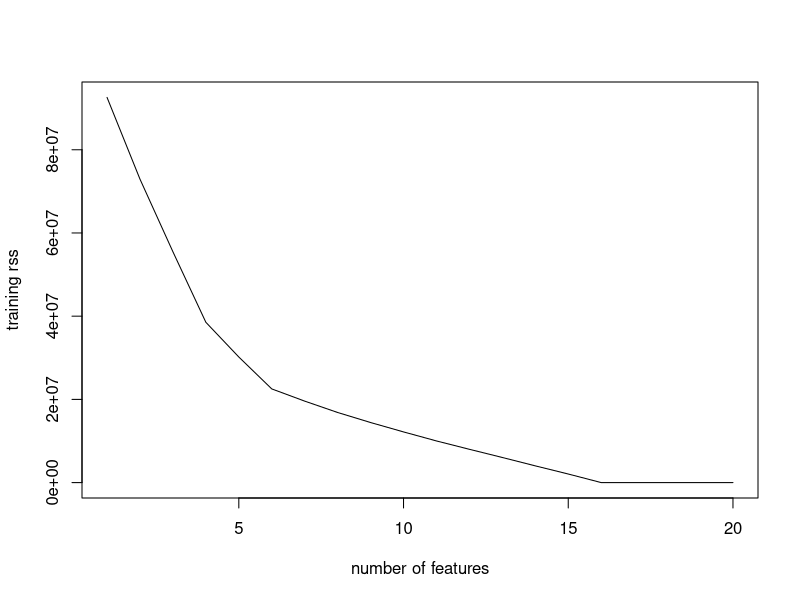
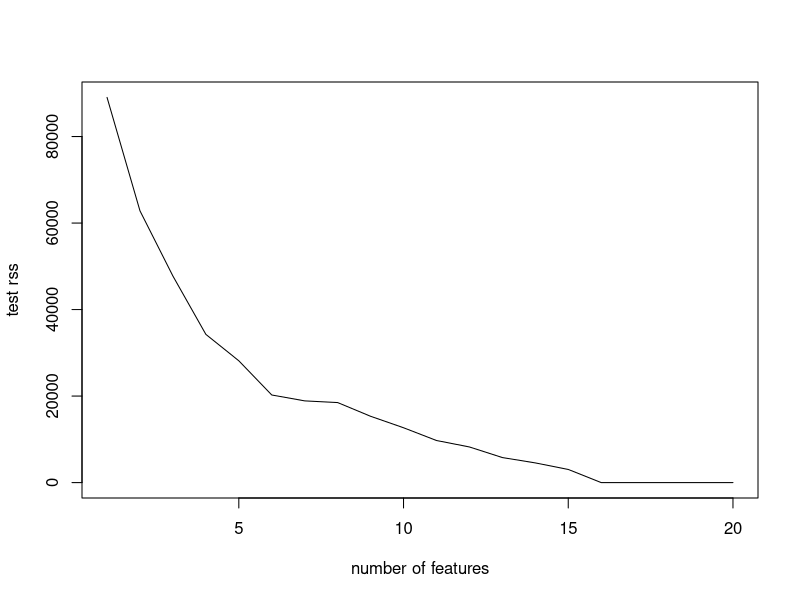
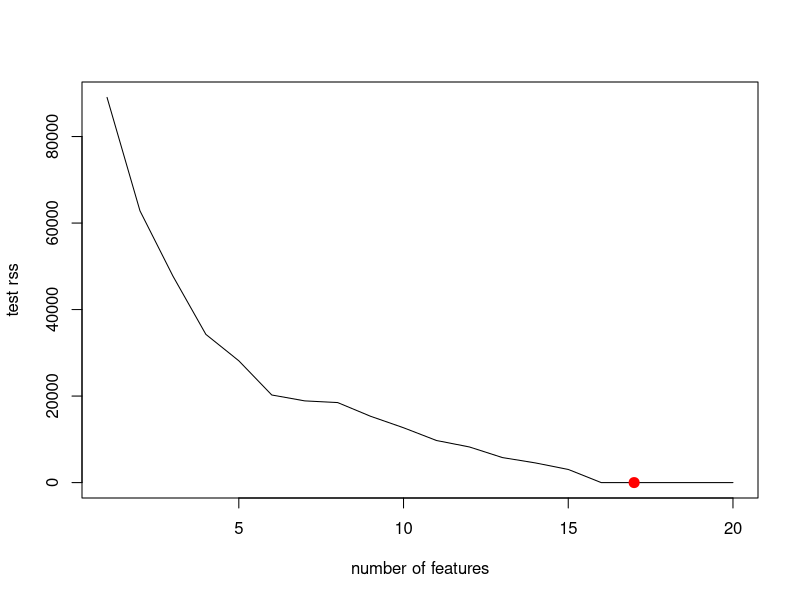
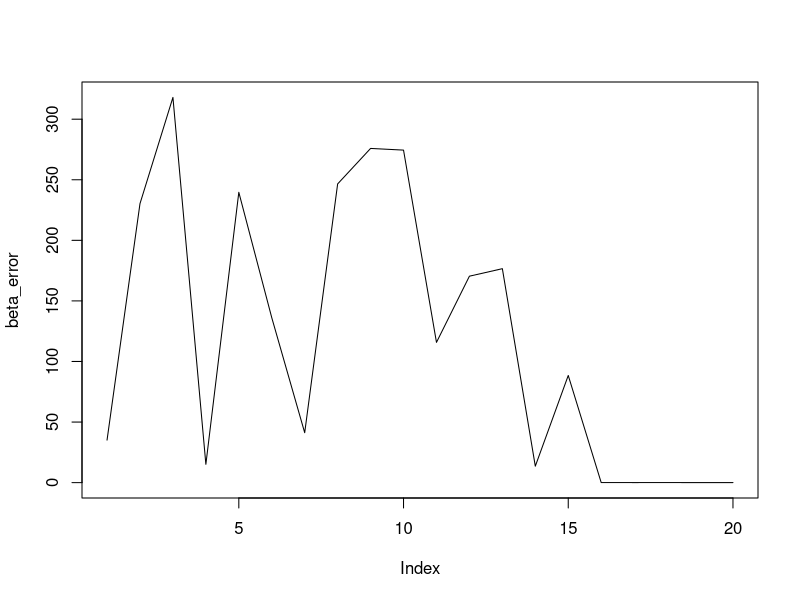

Write the R code that produced these figures, in order.
## ---- chunk 1
set.seed(100)
library(leaps)
## ---- chunk 2
set.seed(100)
p = 20
n = 1000
X = matrix(rnorm(n =p*n ,mean = 20*1:20-210 , sd=50 ),ncol = p , nrow = n,byrow = TRUE)
eps = rnorm(n , mean = 5)
beta = c(0,rep(floor(runif(n = 9,min=-3,max=1)),2),0)
y = X %*% beta+eps
data = data.frame(y=y,X)
## ---- chunk 3
train = sample(length(y),size = 0.9*length(y))
test = (-train)
y.train = y[train]
y.test = y[test]
x.train = X[train,]
x.test = model.matrix(y~. , data[test,])
xnames = colnames(x.test)
## ---- chunk 4
full.model =regsubsets(y~.,data[train,],nvmax = 20)
sum.model = summary(full.model)
plot(sum.model$rss,type = "l",xlab = "number of features", ylab="training rss")
## ---- chunk 5
test.errors = rep(0 , 20)
for (i in 1:20){
  coefi=coef(full.model,i)
  y.pred = x.test[,names(coefi)] %*% coefi
  test.errors[i] = mean(( y.test -y.pred)^2)
}
plot(test.errors,type = "l",xlab = "number of features", ylab="test rss")
## ---- chunk 6
plot(test.errors,type = "l",xlab = "number of features", ylab="test rss")
testmin=which.min(test.errors)
points(testmin,test.errors[testmin], col="red",cex=2,pch=20)
print(testmin)
## ---- chunk 7
coef(full.model,testmin)
beta
## ---- chunk 8
realcoef=c(5,beta)
names(realcoef)=xnames
beta_error = rep(0,20)
for (i in 1:20){
  coefi = rep(0,21)
  names(coefi) = xnames
  coefii = coef(full.model,i)
  coefi[names(coefii)]=coefii
  beta_error[i] = ( sum ( (realcoef-coefi) ^ 2 ) )^0.5
}
plot(beta_error,type="l")
which.min(beta_error)
